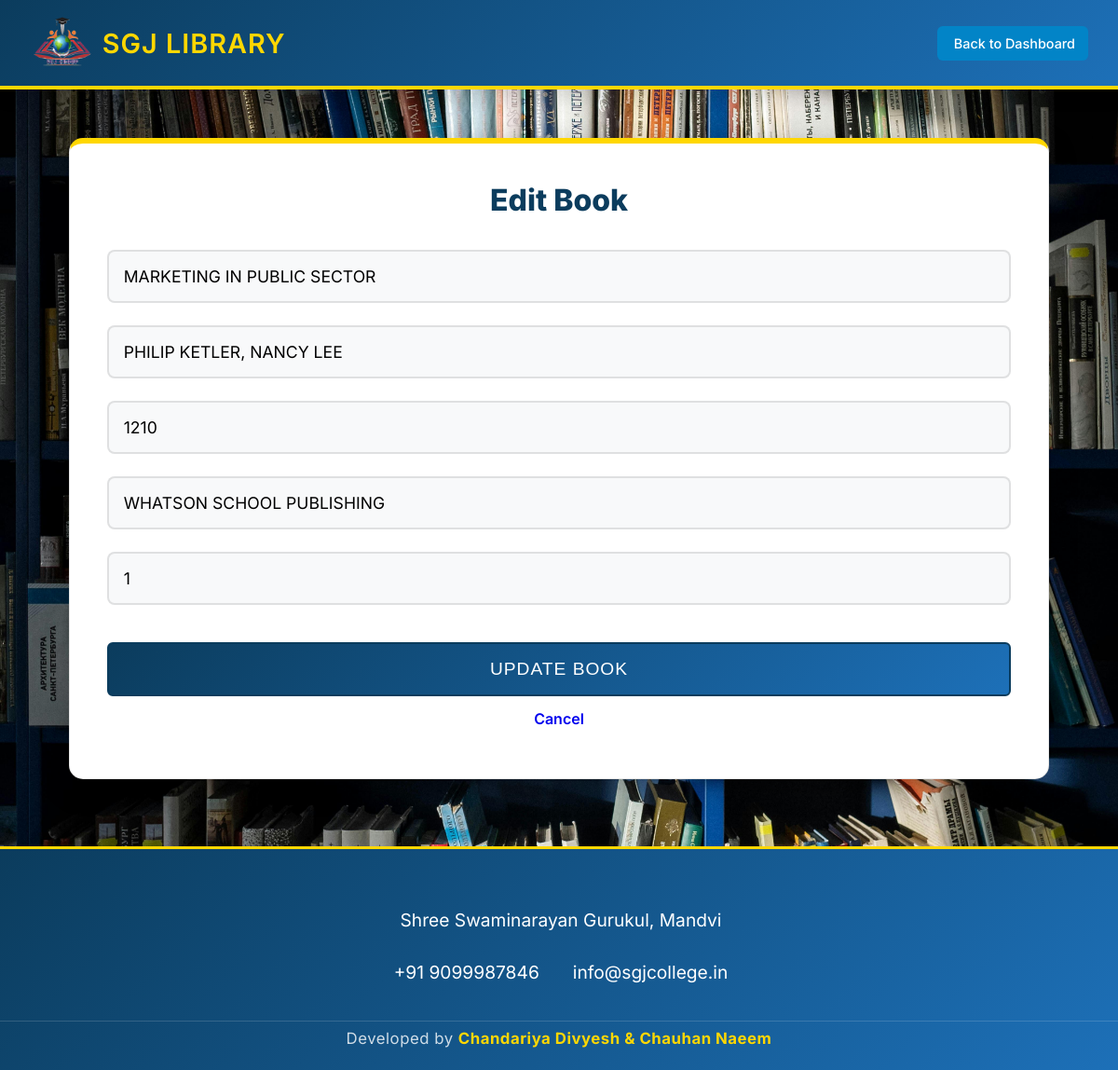
The page /edit_book.php?id=3 (signed in) on the database its author committed.
### tables this page shows
CREATE TABLE `books` (
  `id` int(11) NOT NULL AUTO_INCREMENT,
  `title` varchar(255) NOT NULL,
  `author` varchar(255) NOT NULL,
  `publisher` varchar(255) DEFAULT NULL,
  `accession_no` varchar(100) DEFAULT NULL,
  `copies` int(11) NOT NULL DEFAULT 1,
  `added_at` timestamp NOT NULL DEFAULT current_timestamp(),
  PRIMARY KEY (`id`),
  UNIQUE KEY `accession_no` (`accession_no`)
);

### edit_book.php (the view, shortened to what this page needs)
<?php
require_once 'db.php';
$id = $_GET['id'] ?? null;
$stmt = $pdo->prepare("SELECT * FROM books WHERE id = ?");
$stmt->execute([$id]);
$book = $stmt->fetch();
?>
<!DOCTYPE html>
<html lang="en">
<head>
        <link rel="stylesheet" href="style.css">
</head>
<body>
    <div class="header">
        <div class="logo-container">
            <img src="images/logo.png" alt="SGJ Logo" class="header-logo" onerror="this.style.display='none'">
            <span class="header-text">SGJ LIBRARY</span>
        </div>
        <div class="user-info">
            <a href="index.php" class="btn btn-info">
                <i class="fas fa-arrow-left"></i> Back to Dashboard
            </a>
        </div>
    </div>
    <div class="container container-wide">
        <div class="auth-card" style="margin-top: 20px;">
            <h2>Edit Book</h2>
            <form method="POST">
                <input type="text" name="title" placeholder="Book Title" value="<?= htmlspecialchars($book['title']) ?>" required>
                <input type="text" name="author" placeholder="Author" value="<?= htmlspecialchars($book['author']) ?>" required>
                <input type="text" name="acc_no" placeholder="Accession Number" value="<?= htmlspecialchars($book['accession_no']) ?>" required>
                <input type="text" name="publisher" placeholder="Publisher" value="<?= htmlspecialchars($book['publisher']) ?>">
                <input type="number" name="copies" placeholder="Number of Copies" min="1" value="<?= $book['copies'] ?>" required>
                <button type="submit" class="btn btn-primary">Update Book</button>
                <a href="index.php" class="btn">Cancel</a>
            </form>
        </div>
    </div>
    <?php include 'footer.php'; ?>
</body>
</html>

### rows shown on the page
books: title "MARKETING IN PUBLIC SECTOR", author "PHILIP KETLER, NANCY LEE", acc_no "1210", publisher "WHATSON SCHOOL PUBLISHING", copies "1"
